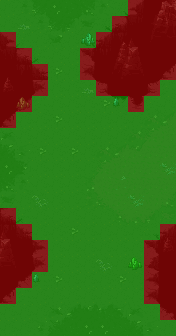

Tiled map render using the project's own tile images. Description and the whole map definition, tile-layer contents included, below:
An orthogonal 11x21 tile map with 16x16 px tiles, 6 tile layers (Tile Layer 4, Tile Layer 5, Tile Layer 6, Tile Layer 7, ...), 2 hidden layers not drawn.

<map version="1.5" tiledversion="2021.02.15" orientation="orthogonal" renderorder="left-down" width="11" height="21" tilewidth="16" tileheight="16" infinite="0" nextlayerid="15" nextobjectid="1">
 <tileset firstgid="1" source="../world_tiles/tileset.tsx" />
 <layer id="10" name="Tile Layer 4" width="11" height="21">
  <data encoding="csv">
4045,4045,4045,4045,4045,4045,4045,3424,3425,3825,3825,
4045,4045,4045,4045,4045,3522,3523,3524,3525,3825,3825,
3441,3442,4045,4045,4045,3622,3623,3624,3625,3825,3825,
3541,3542,3543,4045,4045,3722,3723,3825,3825,3825,3825,
3641,3642,3643,4045,4045,4022,4023,3825,3825,4241,4242,
4042,4043,4044,4045,4045,4122,4325,4326,4327,4341,4342,
4142,4143,4144,4045,4045,4045,4425,4426,4427,4441,4442,
4242,4045,4045,4045,4045,4045,4045,4045,4045,4045,4045,
4045,4045,4045,4045,4045,4045,4045,4045,4045,4045,4045,
4045,4045,4045,4045,4045,4045,4045,4045,4045,4045,4045,
4045,4045,4045,4045,4045,4045,4045,4045,4045,4045,4045,
4045,4045,4045,4045,4045,4045,4045,4045,4045,4045,4045,
4045,4045,4045,4045,4045,4045,4045,4045,4045,4045,4045,
3542,3543,4045,4045,4045,4045,4045,4045,4045,3522,3523,
3642,3643,4045,4045,4045,4045,4045,4045,4045,3622,3623,
3842,3842,3944,4045,4045,4045,4045,4045,4045,3722,3723,
3842,3842,4044,4045,4045,4045,4045,4045,3821,3822,3823,
4142,4143,4144,4045,4045,4045,4045,4045,4045,3922,3923,
4242,4243,4045,4045,4045,4045,4045,4045,4045,4022,4023,
4045,4045,4045,4045,4045,4045,4045,4045,4045,4122,4123,
4045,4045,4045,4045,4045,4045,4045,4045,4045,4045,4045
</data>
 </layer>
 <layer id="11" name="Tile Layer 5" width="11" height="21">
  <data encoding="csv">
0,0,0,0,0,0,0,0,0,2473,2474,
0,0,0,0,0,0,0,0,0,2573,2574,
0,0,0,0,0,0,0,2870,2871,2673,2674,
0,0,0,0,0,0,0,2970,2971,0,0,
2568,0,0,0,0,0,0,3070,3071,0,0,
2668,0,0,0,0,0,0,0,0,0,0,
0,0,0,0,0,0,0,0,0,0,0,
0,0,0,0,0,0,0,0,0,0,0,
0,0,0,0,0,0,0,0,0,0,0,
0,0,0,0,0,0,0,0,0,0,0,
0,0,0,0,0,0,0,0,0,0,0,
0,0,0,0,0,0,0,0,0,0,0,
0,0,0,0,0,0,0,0,0,0,0,
0,0,0,0,0,0,0,0,0,0,0,
2871,0,0,0,0,0,0,0,0,0,2568,
2971,0,0,0,0,0,0,0,0,0,2668,
3071,0,0,0,0,0,0,0,0,0,0,
0,0,0,0,0,0,0,0,0,0,0,
0,0,0,0,0,0,0,0,0,0,0,
0,0,0,0,0,0,0,0,0,0,0,
0,0,0,0,0,0,0,0,0,0,0
</data>
 </layer>
 <layer id="12" name="Tile Layer 6" width="11" height="21">
  <data encoding="csv">
0,2011,2012,1713,2017,2018,2019,0,0,0,0,
0,0,2011,2012,2117,2118,2119,0,0,0,0,
0,0,2111,2112,0,0,0,0,0,0,0,
0,0,0,0,0,0,0,0,0,0,0,
0,0,0,0,0,0,0,0,0,0,0,
0,0,0,0,0,0,0,0,0,0,0,
0,0,0,0,0,0,0,0,0,0,0,
0,0,0,0,0,0,0,0,1501,1502,1503,
1518,0,0,0,0,0,0,0,1502,1602,1603,
1618,1619,0,0,0,0,1502,1503,1504,1804,1804,
1718,1719,0,0,0,0,1602,1603,1804,1804,1804,
2018,2019,0,0,0,1901,1902,1804,1804,1804,1804,
2118,2119,0,0,0,2001,2002,1804,1804,2007,2008,
0,0,0,0,0,0,0,2103,2104,2107,2108,
0,0,0,0,0,0,0,0,0,0,0,
0,0,0,0,0,0,0,0,0,0,0,
0,0,0,0,0,0,0,0,0,0,0,
0,0,0,0,0,0,0,0,0,0,0,
0,0,0,0,0,0,0,0,0,0,0,
0,0,1511,1512,1513,1514,1516,1517,1518,1519,0,
0,0,1611,1612,1613,1614,1616,1617,1618,1619,0
</data>
 </layer>
 <layer id="13" name="Tile Layer 7" width="11" height="21">
  <data encoding="csv">
0,0,0,4911,0,0,0,0,0,0,0,
0,4109,0,0,0,0,0,0,0,0,0,
0,0,0,0,0,0,0,0,0,0,0,
0,0,0,0,0,0,0,0,0,0,0,
0,0,0,4304,0,0,0,0,0,0,0,
0,0,0,0,0,4109,0,0,0,0,0,
0,0,0,0,0,0,4304,0,0,0,0,
0,0,0,4304,0,0,0,0,0,0,0,
0,0,0,0,0,0,0,0,0,0,0,
0,0,4304,0,4304,0,0,0,0,0,0,
4911,0,0,0,0,0,0,0,0,0,4215,
0,0,0,0,0,0,0,3916,0,0,0,
0,0,4206,0,0,0,0,0,4215,0,0,
0,0,0,0,0,0,0,0,0,0,0,
0,0,0,0,4304,0,0,0,0,0,0,
0,0,0,0,0,0,0,0,0,0,0,
0,0,0,0,0,0,4206,0,0,0,0,
0,0,0,4304,0,0,0,4304,0,0,0,
0,0,0,0,0,0,0,0,0,0,0,
0,0,0,0,0,0,0,0,0,0,0,
0,0,0,0,0,4911,4911,0,0,0,0
</data>
 </layer>
 <layer id="14" name="Tile Layer 8" width="11" height="21">
  <data encoding="csv">
0,0,0,0,0,0,0,0,0,0,0,
0,0,0,0,0,0,0,0,0,0,0,
0,0,0,0,0,3468,0,0,0,0,0,
0,0,0,0,0,0,0,0,0,0,0,
0,0,0,0,0,0,0,0,0,0,0,
0,0,0,0,0,0,0,0,0,0,0,
0,3472,0,0,0,0,0,3568,0,0,0,
0,0,0,0,0,0,0,0,0,0,0,
0,0,0,0,0,0,0,0,0,0,0,
0,0,0,0,0,0,0,0,0,0,0,
0,0,0,0,0,0,0,0,0,0,0,
0,0,0,0,0,0,0,0,0,0,0,
0,0,0,0,0,0,0,0,0,0,0,
0,0,0,0,0,0,0,0,0,0,0,
0,0,0,0,0,0,0,0,0,0,0,
0,0,0,0,0,0,0,0,0,0,0,
0,0,0,0,0,0,0,0,3472,0,0,
0,0,3568,0,0,0,0,0,0,0,0,
0,0,0,0,0,0,0,0,0,0,0,
0,0,0,0,0,0,0,0,0,0,0,
0,0,0,0,0,0,0,0,0,0,0
</data>
 </layer>
 <layer id="7" name="anim" width="11" height="21" visible="0">
  <data encoding="csv">
0,0,0,0,0,0,0,0,0,0,0,
0,0,0,0,0,0,0,0,0,0,0,
0,0,15427,0,0,0,0,0,0,0,0,
0,0,0,0,0,0,0,0,0,0,0,
0,0,0,0,0,0,0,0,0,0,0,
0,0,0,0,0,0,0,0,0,0,0,
0,0,0,0,0,0,0,0,0,0,0,
0,0,0,0,0,0,0,0,0,0,0,
0,0,0,0,15527,0,0,0,0,0,0,
0,0,0,0,0,0,0,0,0,0,0,
0,0,0,0,0,0,0,0,0,0,0,
0,0,0,0,0,0,0,0,0,0,0,
0,0,0,0,0,0,0,0,0,0,0,
0,0,0,0,0,0,0,0,0,0,0,
0,0,0,0,0,0,0,0,0,0,0,
0,0,0,0,0,0,0,0,0,0,0,
0,0,0,0,0,0,0,0,0,0,0,
0,0,0,0,0,0,0,0,0,0,0,
0,0,0,0,0,0,0,0,0,0,0,
0,15427,0,0,0,0,0,0,0,0,0,
0,0,0,0,0,0,0,0,0,0,0
</data>
 </layer>
 <layer id="8" name="characters" width="11" height="21" visible="0">
  <data encoding="csv">
0,0,0,0,0,0,0,0,0,0,0,
0,0,0,0,0,0,0,0,0,0,0,
0,0,0,0,0,0,0,0,0,0,0,
0,0,0,0,0,0,0,0,0,0,0,
0,0,0,0,0,0,0,0,0,0,0,
0,0,0,0,0,0,0,0,0,0,0,
0,0,0,0,15706,0,0,0,0,0,0,
0,0,0,0,0,0,15607,0,0,0,0,
0,0,15607,0,0,0,0,0,0,0,0,
0,0,0,0,0,0,0,0,15706,0,0,
0,0,0,0,0,0,0,0,0,0,0,
0,0,15706,0,0,0,0,0,0,0,0,
0,0,0,0,0,0,0,0,0,0,0,
0,0,0,0,0,15706,0,0,0,0,0,
0,0,0,0,0,0,0,15607,0,0,0,
0,0,0,0,0,0,0,0,0,0,0,
0,0,0,0,0,0,0,0,0,0,0,
0,0,0,0,0,15706,0,0,0,0,0,
0,0,0,0,0,0,0,0,0,0,0,
0,0,0,0,0,0,0,0,0,0,0,
0,0,0,0,0,0,0,0,0,0,0
</data>
 </layer>
 <layer id="9" name="walkable" width="11" height="21">
  <data encoding="csv">
15537,15537,15537,15537,15537,15537,15537,15537,15437,15437,15437,
15537,15537,15537,15537,15537,15537,15537,15437,15437,15437,15437,
15437,15537,15537,15537,15537,15537,15437,15437,15437,15437,15437,
15437,15437,15537,15537,15537,15437,15437,15437,15437,15437,15437,
15437,15437,15437,15537,15537,15437,15437,15437,15437,15437,15437,
15437,15437,15437,15537,15537,15537,15437,15437,15437,15437,15537,
15437,15437,15537,15537,15537,15537,15537,15537,15437,15537,15537,
15437,15537,15537,15537,15537,15537,15537,15537,15537,15537,15537,
15537,15537,15537,15537,15537,15537,15537,15537,15537,15537,15537,
15537,15537,15537,15537,15537,15537,15537,15537,15537,15537,15537,
15537,15537,15537,15537,15537,15537,15537,15537,15537,15537,15537,
15537,15537,15537,15537,15537,15537,15537,15537,15537,15537,15537,
15537,15537,15537,15537,15537,15537,15537,15537,15537,15537,15537,
15437,15537,15537,15537,15537,15537,15537,15537,15537,15537,15537,
15437,15437,15537,15537,15537,15537,15537,15537,15537,15537,15437,
15437,15437,15437,15537,15537,15537,15537,15537,15537,15437,15437,
15437,15437,15437,15537,15537,15537,15537,15537,15537,15437,15437,
15437,15437,15537,15537,15537,15537,15537,15537,15537,15437,15437,
15437,15537,15537,15537,15537,15537,15537,15537,15537,15437,15437,
15537,15537,15537,15537,15537,15537,15537,15537,15537,15537,15437,
15537,15537,15537,15537,15537,15537,15537,15537,15537,15537,15537
</data>
 </layer>
</map>
